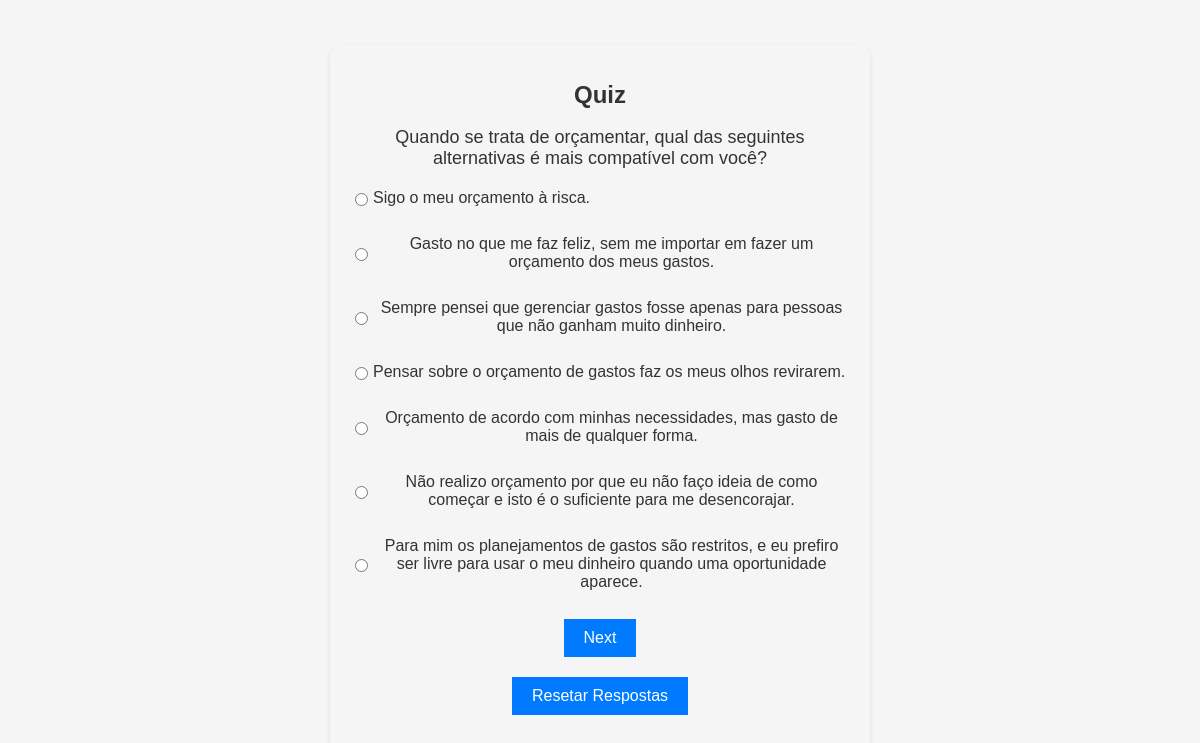
The page /tese/ on the database its author committed.
### quiz/models.py (models this page shows)
class Question(models.Model):
    text = models.CharField(max_length=255)

class Answer(models.Model):
    question = models.ForeignKey(Question, on_delete=models.CASCADE)
    text = models.CharField(max_length=500)
    personality_type = models.CharField(max_length=255)

### quiz/views.py (the view, shortened to what this page needs)
# urls.py: path('tese/', QuizView.as_view(), name='quiz'),
class QuizView(View):
    def get(self, request):
        user_id = request.session.get('user_id')
        if not user_id:
            user_id = hash(request.session.session_key)
            request.session['user_id'] = user_id
        user_answers = UserAnswer.objects.filter(user_id=user_id)
        answered_question_ids = user_answers.values_list('answer__question_id', flat=True)
        if len(answered_question_ids) == 8:
            return redirect('result')
        unanswered_questions = Question.objects.exclude(id__in=answered_question_ids)
        question = unanswered_questions.first()
        answers = Answer.objects.filter(question=question)
        context = {
            'question': question,
            'answers': answers,
        }
        return render(request, 'quiz.html', context=context)

### quiz/templates/quiz.html (shortened to what this page needs)
<!DOCTYPE html>
<html>
<head>
</head>
<body>
  <div class="content">
    <h1>Quiz</h1>
    <div class="question-container">
      <p>{{ question.text }}</p>
    </div>
    <form action="{% url 'quiz' %}" method="post">
      {% for answer in answers %}
      <label>
        <input type="radio" id="{{ answer.id }}" name="answer" value="{{ answer.id }}">
        {{ answer.text }}
      </label><br>
      {% endfor %}
      <input type="submit" value="Next">
    </form>
    <form action="{% url 'reset-answers' %}" method="get">
      <button type="submit">Resetar Respostas</button>
    </form>
  </div>
</body>
</html>

### quiz/templates/quiz.html (style rules this page uses)
body { background-color: #f5f5f5; color: #333333; font-family: Arial, sans-serif; margin: 0; padding: 0; display: flex; align-items: center; justify-content: center; min-height: 100vh; }
.content { padding: 20px; max-width: 500px; text-align: center; background-size: cover; background-position: center; background-repeat: no-repeat; border-radius: 10px; box-shadow: 0 2px 4px rgba(0, 0, 0, 0.1); }
h1 { font-size: 24px; font-weight: bold; margin-bottom: 10px; }
p { font-size: 18px; margin-bottom: 20px; }
form { margin-bottom: 20px; }
label { display: flex; align-items: center; margin-bottom: 10px; }
input[type="radio"] { margin-right: 5px; }
input[type="submit"], button { background-color: #007bff; color: #ffffff; border: none; padding: 10px 20px; font-size: 16px; cursor: pointer; }

### rows shown on the page
Question: text "Quando se trata de orçamentar, qual das seguintes alternativas é mais compatível com você?"
Answer: text "Sigo o meu orçamento à risca."
Answer: text "Gasto no que me faz feliz, sem me importar em fazer um orçamento dos meus gastos."
Answer: text "Sempre pensei que gerenciar gastos fosse apenas para pessoas que não ganham muito dinheiro."
Answer: text "Pensar sobre o orçamento de gastos faz os meus olhos revirarem."
Answer: text "Orçamento de acordo com minhas necessidades, mas gasto de mais de qualquer forma."
Answer: text "Não realizo orçamento por que eu não faço ideia de como começar e isto é o suficiente para me desencorajar."
Answer: text "Para mim os planejamentos de gastos são restritos, e eu prefiro ser livre para usar o meu dinheiro quando uma oportunidade aparece."
